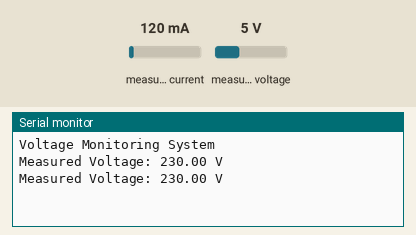
Recording of a sketch running on a simulated Arduino Uno, built with avr-gcc and run on an emulated ATmega328P. Parts: the last lines printed to the serial monitor. Inputs (shaded band) come from the test bench; at power-on: measured voltage 5 V, measured current 120 mA.

Above: at 2.2 s.
2.3 s: measured voltage set to 0.3 V
At 3.2 s:
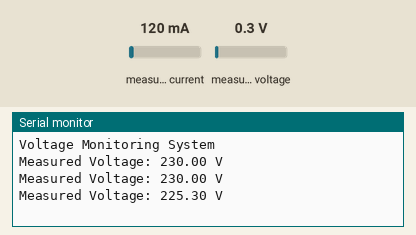
3.8 s: measured voltage set to 3.8 V
At 4.6 s:
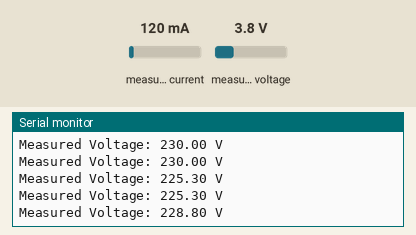
Timing chart, 0 to 6.8 s (numbered marks = the images above; inputs shaded):
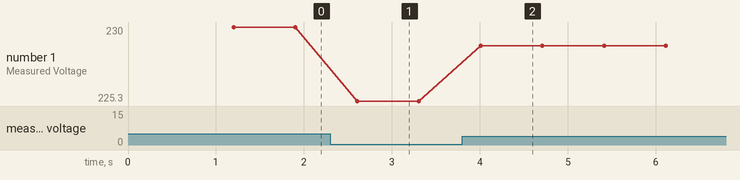

Measured:
- after the input at 2.3 s, the serial monitor: prints a new line after 0.31 s (image 1)
- after the input at 3.8 s, the serial monitor: prints a new line after 0.21 s (image 2)
- plotted number 1: 230 → 225.3 after the input at 2.3 s, 225.3 → 228.8 after the input at 3.8 s

The sketch:

ZMPT101B_Emon_Library_Correct_Calibration_factor.txt.ino
```cpp
// Include the EmonLib library
#include "EmonLib.h" // Energy Monitoring Library

EnergyMonitor emon1; // Create an instance for voltage monitoring

void setup() {
  Serial.begin(9600); // Start serial communication
  delay(1000); // Stabilize the setup

  Serial.println("Voltage Monitoring System");

  // Initialize the voltage sensor
  // Voltage: ADC pin, calibration constant, phase shift (set to 0 for voltage-only measurements)
  emon1.voltage(35, 71.5, 0); // Adjust calibration constant (e.g., 366) based on sensor calibration
}

void loop() {
  // Calculate voltage RMS using emon1.calcVI()
  emon1.calcVI(20, 2000); // Sampling 20 cycles with 2000 ms timeout
  double Vrms = emon1.Vrms; // Get RMS voltage

  // Print voltage value to the serial monitor
  Serial.print("Measured Voltage: ");
  Serial.print(Vrms, 2); // Print voltage with 2 decimal places
  Serial.println(" V");

  delay(500); // Wait for 1 second before the next reading
}
```
